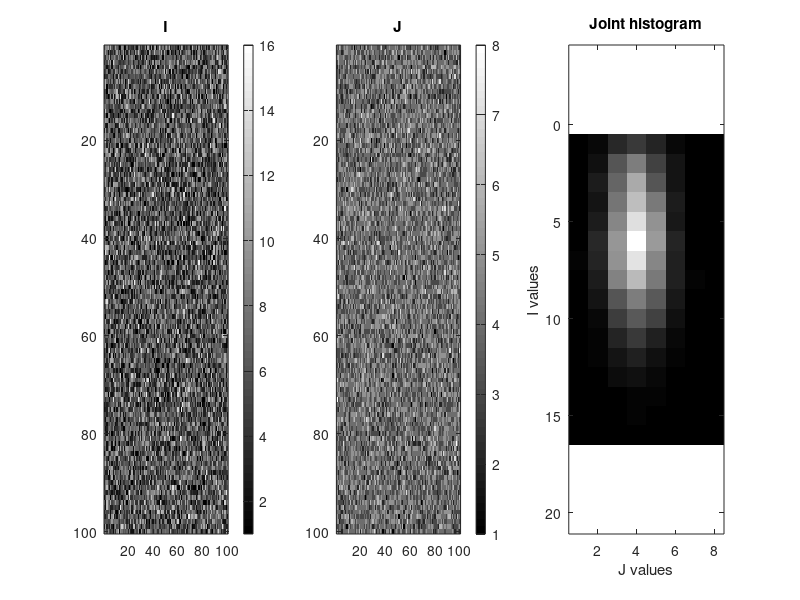

Recreate this plot in MATLAB. (Note: this script raises an error after producing the figure.)
% make random images (ensuring that the values are integer and 1 or above
% for matlab indexing)
N = 100;
I = round(abs(3*randn(N,N)+5)) + 1;
J = round(abs(1*randn(N,N)+3)) + 1;

figure;
subplot(131)
imagesc(I)
title('I')
colormap('gray')
colorbar

subplot(132)
imagesc(J)
title('J')
colormap('gray')
colorbar



% reorder data
val = [I(:),J(:)];

% make histogram
H = zeros(max(I(:)), max(J(:)));
for i = 1:size(val,1);
    H(val(i,1), val(i,2)) = H(val(i,1), val(i,2)) + 1;
end
subplot(133)
imagesc(H); colormap(gray); axis equal tight;
xlabel('J values'); ylabel('I values'); title('Joint histogram');
maximize
% alternative histogram calculation
I==1
J==7
(I==1) & (J==7)
sum(sum((I==1) & (J==7)))

% Calculate joint entropy
H = H/sum(H(:));
ind = H>0;
-sum(H(ind).*log(H(ind)))
-sum(H(ind).*log2(H(ind)))
